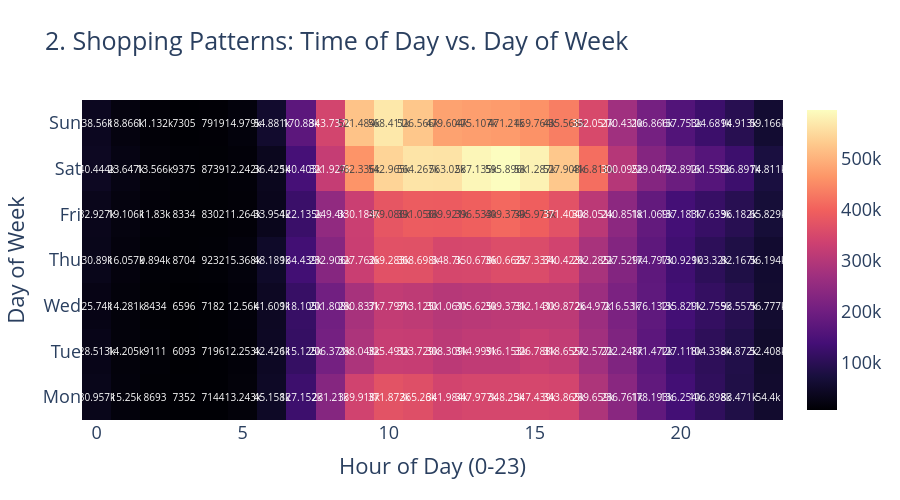

Here is the notebook cell this chart was saved with:
### Code cell
print("2. Generating Temporal Heatmap...")
fig2 = plot_temporal_shopping_heatmap(df)
fig2.show()

### Figure 1 — Plotly figure (JSON) as saved in the notebook; plotly's stock layout.template omitted (floating-point values rounded to 4 significant figures; data arrays with more than 128 entries replaced by an {"elided": "..."} marker saying what was removed)
{"data": [{"colorscale": [[0, "#000004"], [0.1111, "#180f3d"], [0.2222, "#440f76"], [0.3333, "#721f81"], [0.4444, "#9e2f7f"], [0.5556, "#cd4071"], [0.6667, "#f1605d"], [0.7778, "#fd9668"], [0.8889, "#feca8d"], [1, "#fcfdbf"]], "textfont": {"size": 10}, "texttemplate": "%{z}", "type": "heatmap", "x": [0, 1, 2, 3, 4, 5, 6, 7, 8, 9, 10, 11, 12, 13, 14, 15, 16, 17, 18, 19, 20, 21, 22, 23], "y": ["Mon", "Tue", "Wed", "Thu", "Fri", "Sat", "Sun"], "z": {"elided": "7x24 int values"}}], "layout": {"font": {"size": 18}, "height": 500, "title": {"text": "2. Shopping Patterns: Time of Day vs. Day of Week"}, "xaxis": {"title": {"text": "Hour of Day (0-23)"}}, "yaxis": {"title": {"text": "Day of Week"}}}}
